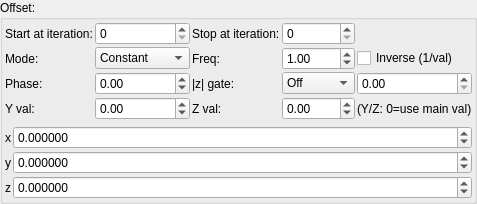
    <widget class="QGroupBox" name="groupBox">
     <property name="title">
      <string>Offset:</string>
     </property>
     <layout class="QVBoxLayout" name="verticalLayout_3">
      <property name="leftMargin">
       <number>2</number>
      </property>
      <property name="topMargin">
       <number>2</number>
      </property>
      <property name="rightMargin">
       <number>2</number>
      </property>
      <property name="bottomMargin">
       <number>2</number>
      </property>
      <item>
       <layout class="QGridLayout" name="gridLayout_75">
        <property name="spacing">
         <number>2</number>
        </property>
        <item row="0" column="1">
         <widget class="MySpinBox" name="spinboxInt_transf_multiplier_start_iter_2">
          <property name="sizePolicy">
           <sizepolicy hsizetype="Minimum" vsizetype="Maximum">
            <horstretch>0</horstretch>
            <verstretch>0</verstretch>
           </sizepolicy>
          </property>
          <property name="maximum">
           <number>999</number>
          </property>
         </widget>
        </item>
        <item row="0" column="0">
         <widget class="QLabel" name="label_263">
          <property name="text">
           <string>Start at iteration:</string>
          </property>
         </widget>
        </item>
        <item row="0" column="2">
         <widget class="QLabel" name="label_264">
          <property name="text">
           <string>Stop at iteration:</string>
          </property>
         </widget>
        </item>
        <item row="0" column="3">
         <widget class="MySpinBox" name="spinboxInt_transf_multiplier_stop_iter_2">
          <property name="sizePolicy">
           <sizepolicy hsizetype="Minimum" vsizetype="Maximum">
            <horstretch>0</horstretch>
            <verstretch>0</verstretch>
           </sizepolicy>
          </property>
          <property name="maximum">
           <number>999</number>
          </property>
         </widget>
        </item>
      <item row="1" column="0">
       <widget class="QLabel"><property name="text"><string>Mode:</string></property></widget>
      </item>
      <item row="1" column="1">
       <widget class="MyComboBox" name="comboBox_transf_multiplier_value_mode_2">
        <item><property name="text"><string notr="true">Constant</string></property></item>
        <item><property name="text"><string notr="true">Sine</string></property></item>
        <item><property name="text"><string notr="true">Ramp</string></property></item>
        <item><property name="text"><string notr="true">Exponential</string></property></item>
        <item><property name="text"><string notr="true">Triangle</string></property></item>
        <item><property name="text"><string notr="true">Square</string></property></item>
        <item><property name="text"><string notr="true">Smoothstep</string></property></item>
        <item><property name="text"><string notr="true">Noise</string></property></item>
        <item><property name="text"><string notr="true">Ping-pong</string></property></item>
        <item><property name="text"><string notr="true">Stepped</string></property></item>
       </widget>
      </item>
      <item row="1" column="2">
       <widget class="QLabel"><property name="text"><string>Freq:</string></property></widget>
      </item>
      <item row="1" column="3">
       <widget class="MyDoubleSpinBox" name="spinbox_transf_multiplier_frequency_2">
        <property name="minimum"><double>0.01</double></property><property name="maximum"><double>100.0</double></property>
        <property name="singleStep"><double>0.1</double></property><property name="value"><double>1.0</double></property>
       </widget>
      </item>
      <item row="1" column="4" colspan="2">
       <widget class="MyCheckBox" name="checkBox_transf_multiplier_inverse_2">
        <property name="text"><string>Inverse (1/val)</string></property>
       </widget>
      </item>
      <item row="2" column="0">
       <widget class="QLabel"><property name="text"><string>Phase:</string></property></widget>
      </item>
      <item row="2" column="1">
       <widget class="MyDoubleSpinBox" name="spinbox_transf_multiplier_phase_2">
        <property name="minimum"><double>-10.0</double></property><property name="maximum"><double>10.0</double></property>
        <property name="singleStep"><double>0.1</double></property><property name="value"><double>0.0</double></property>
       </widget>
      </item>
      <item row="2" column="2">
       <widget class="QLabel"><property name="text"><string>|z| gate:</string></property></widget>
      </item>
      <item row="2" column="3">
       <widget class="MyComboBox" name="comboBox_transf_multiplier_threshold_mode_2">
        <item><property name="text"><string notr="true">Off</string></property></item>
        <item><property name="text"><string notr="true">&gt; thresh</string></property></item>
        <item><property name="text"><string notr="true">&lt; thresh</string></property></item>
       </widget>
      </item>
      <item row="2" column="4" colspan="2">
       <widget class="MyDoubleSpinBox" name="spinbox_transf_multiplier_threshold_2">
        <property name="minimum"><double>0.0</double></property><property name="maximum"><double>1000.0</double></property>
        <property name="singleStep"><double>0.1</double></property><property name="value"><double>0.0</double></property>
       </widget>
      </item>
      <item row="3" column="0">
       <widget class="QLabel"><property name="text"><string>Y val:</string></property></widget>
      </item>
      <item row="3" column="1">
       <widget class="MyDoubleSpinBox" name="spinbox_transf_multiplier_scale_y_2">
        <property name="minimum"><double>-100.0</double></property><property name="maximum"><double>100.0</double></property>
        <property name="singleStep"><double>0.01</double></property><property name="value"><double>0.0</double></property>
       </widget>
      </item>
      <item row="3" column="2">
       <widget class="QLabel"><property name="text"><string>Z val:</string></property></widget>
      </item>
      <item row="3" column="3">
       <widget class="MyDoubleSpinBox" name="spinbox_transf_multiplier_scale_z_2">
        <property name="minimum"><double>-100.0</double></property><property name="maximum"><double>100.0</double></property>
        <property name="singleStep"><double>0.01</double></property><property name="value"><double>0.0</double></property>
       </widget>
      </item>
      <item row="3" column="4" colspan="2">
       <widget class="QLabel"><property name="text"><string notr="true">(Y/Z: 0=use main val)</string></property></widget>
      </item>
       </layout>
      </item>
      <item>
       <layout class="QGridLayout" name="gridLayout_64" columnstretch="0,0,1">
        <property name="spacing">
         <number>2</number>
        </property>
        <item row="0" column="1">
         <widget class="QLabel" name="label_118">
          <property name="text">
           <string notr="true">x</string>
          </property>
         </widget>
        </item>
        <item row="0" column="2">
         <widget class="MyDoubleSpinBox" name="spinbox3_transf_offset_111_x">
          <property name="sizePolicy">
           <sizepolicy hsizetype="Minimum" vsizetype="Maximum">
            <horstretch>0</horstretch>
            <verstretch>0</verstretch>
           </sizepolicy>
          </property>
          <property name="prefix">
           <string/>
          </property>
          <property name="suffix">
           <string/>
          </property>
          <property name="decimals">
           <number>6</number>
          </property>
          <property name="minimum">
           <double>-99.989999999999995</double>
          </property>
          <property name="maximum">
           <double>99.989999999999995</double>
          </property>
          <property name="singleStep">
           <double>0.100000000000000</double>
          </property>
         </widget>
        </item>
        <item row="1" column="2">
         <widget class="MyDoubleSpinBox" name="spinbox3_transf_offset_111_y">
          <property name="sizePolicy">
           <sizepolicy hsizetype="Minimum" vsizetype="Maximum">
            <horstretch>0</horstretch>
            <verstretch>0</verstretch>
           </sizepolicy>
          </property>
          <property name="prefix">
           <string/>
          </property>
          <property name="suffix">
           <string/>
          </property>
          <property name="decimals">
           <number>6</number>
          </property>
          <property name="minimum">
           <double>-99.989999999999995</double>
          </property>
          <property name="maximum">
           <double>99.989999999999995</double>
          </property>
          <property name="singleStep">
           <double>0.100000000000000</double>
          </property>
         </widget>
        </item>
        <item row="1" column="1">
         <widget class="QLabel" name="label_116">
          <property name="text">
           <string notr="true">y</string>
          </property>
         </widget>
        </item>
        <item row="2" column="2">
         <widget class="MyDoubleSpinBox" name="spinbox3_transf_offset_111_z">
          <property name="sizePolicy">
           <sizepolicy hsizetype="Minimum" vsizetype="Maximum">
            <horstretch>0</horstretch>
            <verstretch>0</verstretch>
           </sizepolicy>
          </property>
          <property name="prefix">
           <string/>
          </property>
          <property name="suffix">
           <string/>
          </property>
          <property name="decimals">
           <number>6</number>
          </property>
          <property name="minimum">
           <double>-99.989999999999995</double>
          </property>
          <property name="maximum">
           <double>99.989999999999995</double>
          </property>
          <property name="singleStep">
           <double>0.100000000000000</double>
          </property>
         </widget>
        </item>
        <item row="2" column="1">
         <widget class="QLabel" name="label_119">
          <property name="text">
           <string notr="true">z</string>
          </property>
         </widget>
        </item>
       </layout>
      </item>
     </layout>
    </widget>
